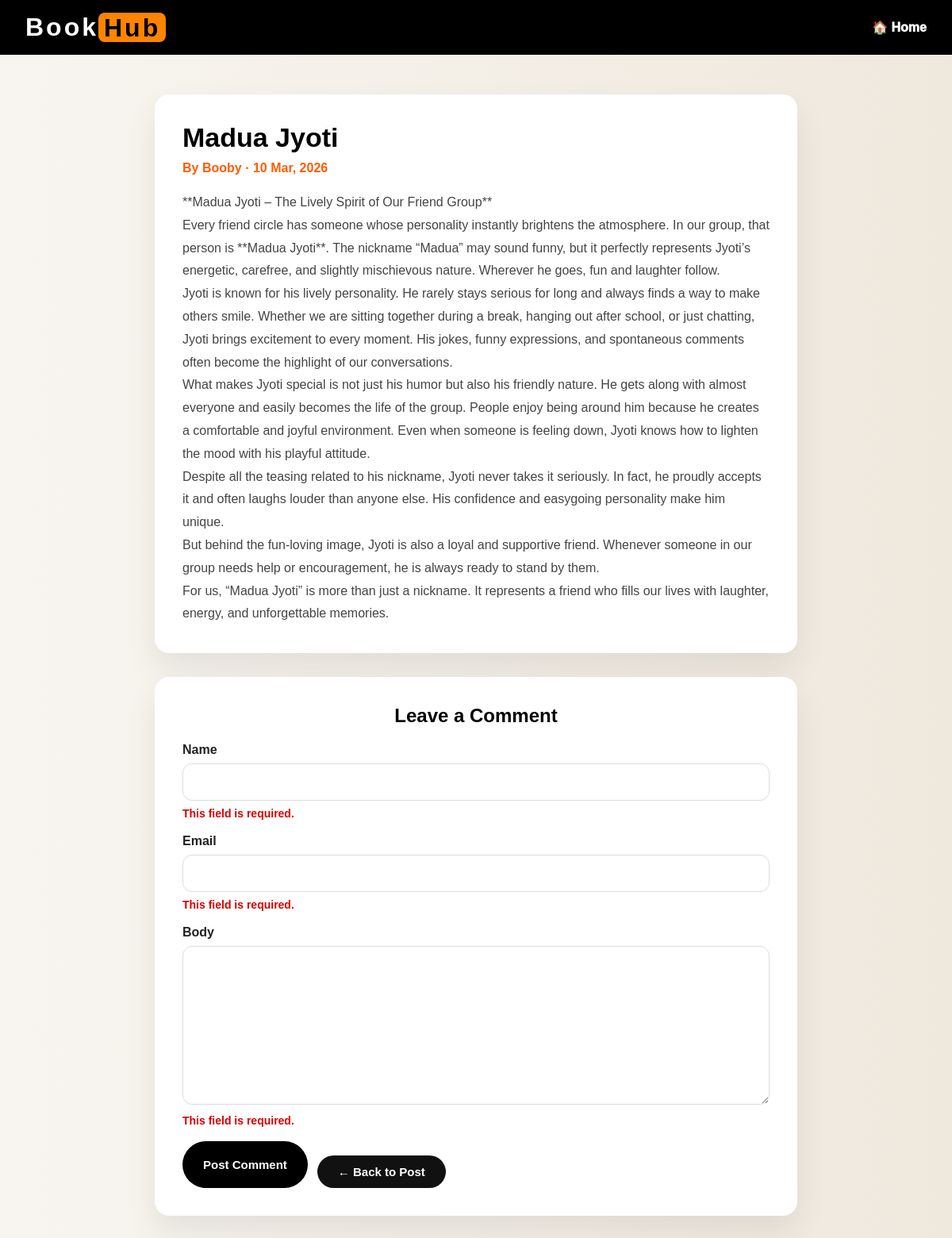
The app's page /11/comment/ with its own data.
### blog/models.py (models this page shows, shortened)
class Post(models.Model):
    class Status(models.TextChoices):
        DRAFT='DF','DRAFT'
        PUBLISHED='PB','PUBLISHED'
    title=models.CharField(max_length=200)
    content=models.TextField()
    author=models.ForeignKey(settings.AUTH_USER_MODEL, on_delete=models.CASCADE, related_name='blog_post')
    slug=models.SlugField(unique_for_date='publish')
    created_at=models.DateTimeField(auto_now_add=True)
    updated_at=models.DateTimeField(auto_now=True)
    publish=models.DateTimeField(default=timezone.now)
    status=models.CharField(max_length=10,choices=Status.choices, default=Status.DRAFT)
    objects = models.Manager()
    published = PublishedManager()
    def get_absolute_url(self):
        return reverse('post_detail', kwargs={'id': self.id, 'year': self.created_at.year, 'month': self.created_at.month, 'date': self.created_at.day})
    class Meta:
        ordering = ['-publish']

### blog/views.py (the view)
# urls.py: path('<int:post_id>/comment/', views.post_comment, name='post_comment')
def post_comment(request, post_id):
    post = get_object_or_404( Post,id=post_id,status=Post.Status.PUBLISHED)
    comment = None
    form = CommentPostForm(data=request.POST)
    if form.is_valid():
        comment = form.save(commit=False)
        comment.post = post
        comment.save()
    return render(request,'blog/comment.html',{'post': post,'form': form,'comment': comment})

### blog/forms.py
class CommentPostForm(forms.ModelForm):
    class Meta:
        model=Comment
        fields = ['name','email','body']

### blog/templates/blog/comment.html (shortened to what this page needs)
{% extends "blog/base.html" %}
{% load static %}
{% block content %}
<header>
    <div class="logo">Book<span class="hub">Hub</span></div>
    <a href="{% url 'home' %}">🏠 Home</a>
</header>
<div class="container">
    <div class="card">
        <div class="post-title">{{ post.title }}</div>
        <div class="post-meta">
            By {{ post.author }} · {{ post.created_at|date:"d M, Y" }}
        </div>
        <div class="post-content">
            {{ post.content|linebreaks }}
        </div>
    </div>
    <div class="card">
        <h2 class="section-title">Leave a Comment</h2>
        {% if comment %}
            <div class="success-box">
                Your comment has been added successfully.
            </div>
            <div class="comment-preview">
                <h4>Comment Preview</h4>
                <p><strong>{{ comment.name }}</strong></p>
                <p>{{ comment.body|linebreaks }}</p>
            </div>
        {% else %}
            <form method="post">
                {% for field in form %}
                    <div class="form-group">
                        <label for="{{ field.id_for_label }}">{{ field.label }}</label>
                        {{ field }}
                        {{ field.errors }}
                    </div>
                {% endfor %}
                <div class="actions">
                    <button type="submit" class="submit-btn">Post Comment</button>
                    <a href="{{ post.get_absolute_url }}" class="back-btn">← Back to Post</a>
                </div>
            </form>
        {% endif %}
    </div>
</div>
{% endblock %}

### records on screen
Post: title "Madua Jyoti", author "Booby", created_at "10 Mar, 2026", content "**Madua Jyoti – The Lively Spirit of Our Friend Group** Every friend circle has someone whose personality instantly brightens the atmosphere. In our group, that person is **Madua Jyoti**. The nickname “Madua” may sound funny, but it perfectly represents Jyoti’s energetic, carefree, and slightly mischievous nature. Wherever he goes, fun and laughter follow. Jyoti is known for his lively personality. He rarely stays serious for long and always finds a way to make others smile. Whether we are sitting together during a break, hanging out after school, or just chatting, Jyoti brings excitement to every moment. His jokes, funny expressions, and spontaneous comments often become the highlight of…"

### other values on screen
{{ field.label }} "Name" "Email" "Body"
{{ field.errors }} "This field is required." "This field is required." "This field is required."
